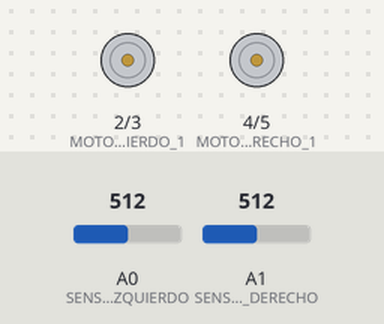
Bench run of a sketch on a simulated Arduino Uno, built with avr-gcc and run on an emulated ATmega328P. On the bench: motor-driver pin pairs drawn as motors (green arrow = first pin HIGH = forward, orange = second pin HIGH = backward, longer = more drive). The test bench sets the inputs (shaded band); at power-on: A0 (SENSOR_IZQUIERDO) = 512, A1 (SENSOR_DERECHO) = 512.

Above: at 1.2 s.
1.3 s: A0 (SENSOR_IZQUIERDO) set to 483
At 1.6 s:
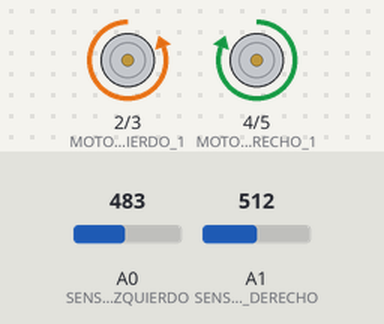
2.8 s: A1 (SENSOR_DERECHO) set to 484
At 4.0 s:
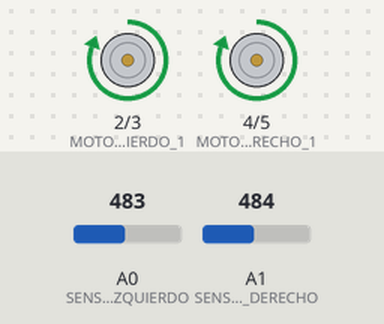
4.3 s: A0 (SENSOR_IZQUIERDO) set to 510
At 5.1 s:
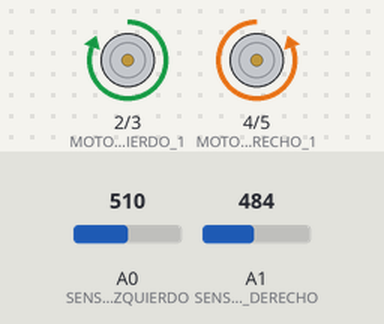
5.8 s: A0 (SENSOR_IZQUIERDO) set to 490
At 6.3 s:
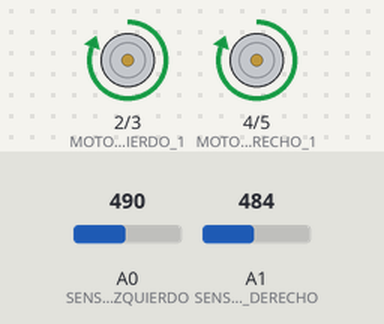
7.3 s: A0 (SENSOR_IZQUIERDO) set to 511
At 8.6 s:
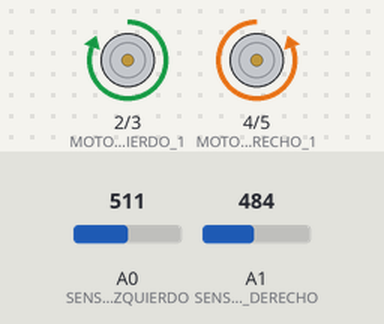
Timing chart, 0 to 9.8 s (numbered marks = the images above; inputs shaded):
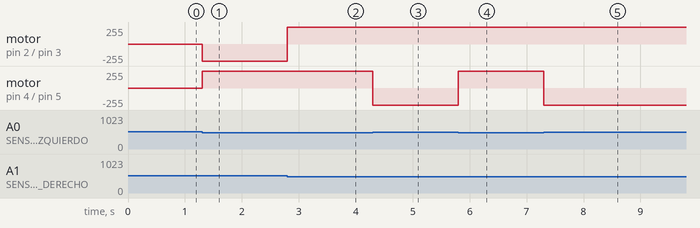

The sketch:

Robot_seguidor_de_l_nea.ino
```cpp
#define MOTOR_IZQUIERDO_1 2
#define MOTOR_IZQUIERDO_2 3
#define MOTOR_DERECHO_1 4
#define MOTOR_DERECHO_2 5

#define SENSOR_IZQUIERDO A0
#define SENSOR_DERECHO A1

void setup() {
  pinMode(MOTOR_IZQUIERDO_1, OUTPUT);
  pinMode(MOTOR_IZQUIERDO_2, OUTPUT);
  pinMode(MOTOR_DERECHO_1, OUTPUT);
  pinMode(MOTOR_DERECHO_2, OUTPUT);
}

void loop() {
  int sensorIzquierdo = analogRead(SENSOR_IZQUIERDO);
  int sensorDerecho = analogRead(SENSOR_DERECHO);

  if (sensorIzquierdo < 500 && sensorDerecho < 500) {
    avanzar();
  } else if (sensorIzquierdo < 500 && sensorDerecho >= 500) {
    girarIzquierda();
  } else if (sensorIzquierdo >= 500 && sensorDerecho < 500) {
    girarDerecha();
  } else {
    detenerse();
  }
}

void avanzar() {
  digitalWrite(MOTOR_IZQUIERDO_1, HIGH);
  digitalWrite(MOTOR_IZQUIERDO_2, LOW);
  digitalWrite(MOTOR_DERECHO_1, HIGH);
  digitalWrite(MOTOR_DERECHO_2, LOW);
}

void girarIzquierda() {
  digitalWrite(MOTOR_IZQUIERDO_1, LOW);
  digitalWrite(MOTOR_IZQUIERDO_2, HIGH);
  digitalWrite(MOTOR_DERECHO_1, HIGH);
  digitalWrite(MOTOR_DERECHO_2, LOW);
}

void girarDerecha() {
  digitalWrite(MOTOR_IZQUIERDO_1, HIGH);
  digitalWrite(MOTOR_IZQUIERDO_2, LOW);
  digitalWrite(MOTOR_DERECHO_1, LOW);
  digitalWrite(MOTOR_DERECHO_2, HIGH);
}

void detenerse() {
  digitalWrite(MOTOR_IZQUIERDO_1, LOW);
  digitalWrite(MOTOR_IZQUIERDO_2, LOW);
  digitalWrite(MOTOR_DERECHO_1, LOW);
  digitalWrite(MOTOR_DERECHO_2, LOW);
}
```

Measured:
- the behaviour switches between 500 and 499 on A0 (SENSOR_IZQUIERDO) (found by bisection; images 0 and 1)
- the behaviour switches between 500 and 499 on A1 (SENSOR_DERECHO) (found by bisection; images 1 and 2)
- after the input at 1.3 s, motor on pin 2 (MOTOR_IZQUIERDO_1) / pin 3 (MOTOR_IZQUIERDO_2): stopped → backward 255/255 at once; motor on pin 4 (MOTOR_DERECHO_1) / pin 5 (MOTOR_DERECHO_2): stopped → forward 255/255 at once
- after the input at 2.8 s, motor on pin 2 (MOTOR_IZQUIERDO_1) / pin 3 (MOTOR_IZQUIERDO_2): backward 255/255 → forward 255/255 at once
- after the input at 4.3 s, motor on pin 4 (MOTOR_DERECHO_1) / pin 5 (MOTOR_DERECHO_2): forward 255/255 → backward 255/255 at once
- after the input at 5.8 s, motor on pin 4 (MOTOR_DERECHO_1) / pin 5 (MOTOR_DERECHO_2): backward 255/255 → forward 255/255 at once
- after the input at 7.3 s, motor on pin 4 (MOTOR_DERECHO_1) / pin 5 (MOTOR_DERECHO_2): forward 255/255 → backward 255/255 at once
